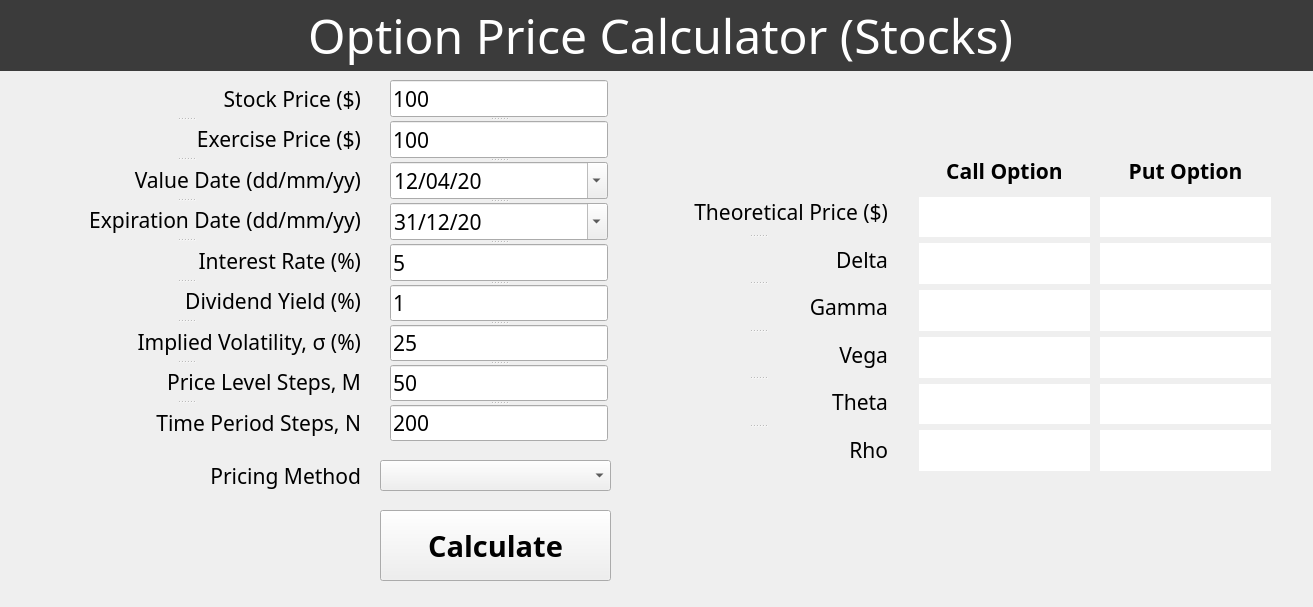
<?xml version="1.0" encoding="UTF-8"?>
<ui version="4.0">
 <class>MainWindow</class>
 <widget class="QMainWindow" name="MainWindow">
  <property name="geometry">
   <rect>
    <x>0</x>
    <y>0</y>
    <width>1313</width>
    <height>607</height>
   </rect>
  </property>
  <property name="windowTitle">
   <string>MainWindow</string>
  </property>
  <widget class="QWidget" name="centralwidget">
   <widget class="QLabel" name="label_title">
    <property name="geometry">
     <rect>
      <x>0</x>
      <y>0</y>
      <width>1321</width>
      <height>71</height>
     </rect>
    </property>
    <property name="font">
     <font>
      <family>Rockwell</family>
      <pointsize>36</pointsize>
      <weight>50</weight>
      <bold>false</bold>
     </font>
    </property>
    <property name="autoFillBackground">
     <bool>false</bool>
    </property>
    <property name="styleSheet">
     <string notr="true">background-color: rgb(59, 59, 59);
color: rgb(255, 255, 255);</string>
    </property>
    <property name="text">
     <string>Option Price Calculator (Stocks)</string>
    </property>
    <property name="alignment">
     <set>Qt::AlignCenter</set>
    </property>
   </widget>
   <widget class="QPushButton" name="pushButton_calculate">
    <property name="geometry">
     <rect>
      <x>380</x>
      <y>510</y>
      <width>231</width>
      <height>71</height>
     </rect>
    </property>
    <property name="font">
     <font>
      <family>Bahnschrift</family>
      <pointsize>22</pointsize>
      <weight>75</weight>
      <bold>true</bold>
     </font>
    </property>
    <property name="text">
     <string>Calculate</string>
    </property>
   </widget>
   <widget class="QComboBox" name="comboBox_method">
    <property name="geometry">
     <rect>
      <x>380</x>
      <y>460</y>
      <width>231</width>
      <height>31</height>
     </rect>
    </property>
    <property name="font">
     <font>
      <family>Bahnschrift</family>
      <pointsize>18</pointsize>
     </font>
    </property>
   </widget>
   <widget class="QLabel" name="label_method">
    <property name="geometry">
     <rect>
      <x>120</x>
      <y>460</y>
      <width>241</width>
      <height>31</height>
     </rect>
    </property>
    <property name="font">
     <font>
      <family>Bahnschrift</family>
      <pointsize>16</pointsize>
      <weight>50</weight>
      <bold>false</bold>
     </font>
    </property>
    <property name="text">
     <string>Pricing Method</string>
    </property>
    <property name="alignment">
     <set>Qt::AlignRight|Qt::AlignTrailing|Qt::AlignVCenter</set>
    </property>
   </widget>
   <widget class="QWidget" name="verticalLayoutWidget_2">
    <property name="geometry">
     <rect>
      <x>919</x>
      <y>150</y>
      <width>171</width>
      <height>321</height>
     </rect>
    </property>
    <layout class="QVBoxLayout" name="verticalLayout_3">
     <item>
      <widget class="QLabel" name="label_12">
       <property name="enabled">
        <bool>true</bool>
       </property>
       <property name="font">
        <font>
         <family>Bahnschrift</family>
         <pointsize>16</pointsize>
         <weight>75</weight>
         <bold>true</bold>
        </font>
       </property>
       <property name="text">
        <string>Call Option</string>
       </property>
       <property name="alignment">
        <set>Qt::AlignCenter</set>
       </property>
      </widget>
     </item>
     <item>
      <widget class="QLabel" name="label_call">
       <property name="font">
        <font>
         <family>Bahnschrift</family>
         <pointsize>16</pointsize>
        </font>
       </property>
       <property name="styleSheet">
        <string notr="true">background-color: rgb(255, 255, 255);</string>
       </property>
       <property name="text">
        <string/>
       </property>
      </widget>
     </item>
     <item>
      <widget class="QLabel" name="label_call_d">
       <property name="font">
        <font>
         <family>Bahnschrift</family>
         <pointsize>16</pointsize>
        </font>
       </property>
       <property name="styleSheet">
        <string notr="true">background-color: rgb(255, 255, 255);</string>
       </property>
       <property name="text">
        <string/>
       </property>
      </widget>
     </item>
     <item>
      <widget class="QLabel" name="label_call_g">
       <property name="font">
        <font>
         <family>Bahnschrift</family>
         <pointsize>16</pointsize>
        </font>
       </property>
       <property name="styleSheet">
        <string notr="true">background-color: rgb(255, 255, 255);</string>
       </property>
       <property name="text">
        <string/>
       </property>
      </widget>
     </item>
     <item>
      <widget class="QLabel" name="label_call_v">
       <property name="font">
        <font>
         <family>Bahnschrift</family>
         <pointsize>16</pointsize>
        </font>
       </property>
       <property name="styleSheet">
        <string notr="true">background-color: rgb(255, 255, 255);</string>
       </property>
       <property name="text">
        <string/>
       </property>
      </widget>
     </item>
     <item>
      <widget class="QLabel" name="label_call_t">
       <property name="font">
        <font>
         <family>Bahnschrift</family>
         <pointsize>16</pointsize>
        </font>
       </property>
       <property name="styleSheet">
        <string notr="true">background-color: rgb(255, 255, 255);</string>
       </property>
       <property name="text">
        <string/>
       </property>
      </widget>
     </item>
     <item>
      <widget class="QLabel" name="label_call_r">
       <property name="font">
        <font>
         <family>Bahnschrift</family>
         <pointsize>16</pointsize>
        </font>
       </property>
       <property name="styleSheet">
        <string notr="true">background-color: rgb(255, 255, 255);</string>
       </property>
       <property name="text">
        <string/>
       </property>
      </widget>
     </item>
    </layout>
   </widget>
   <widget class="QWidget" name="verticalLayoutWidget_3">
    <property name="geometry">
     <rect>
      <x>1100</x>
      <y>150</y>
      <width>171</width>
      <height>321</height>
     </rect>
    </property>
    <layout class="QVBoxLayout" name="verticalLayout_4">
     <item>
      <widget class="QLabel" name="label_18">
       <property name="enabled">
        <bool>true</bool>
       </property>
       <property name="font">
        <font>
         <family>Bahnschrift</family>
         <pointsize>16</pointsize>
         <weight>75</weight>
         <bold>true</bold>
        </font>
       </property>
       <property name="text">
        <string>Put Option</string>
       </property>
       <property name="alignment">
        <set>Qt::AlignCenter</set>
       </property>
      </widget>
     </item>
     <item>
      <widget class="QLabel" name="label_put">
       <property name="font">
        <font>
         <family>Bahnschrift</family>
         <pointsize>16</pointsize>
        </font>
       </property>
       <property name="styleSheet">
        <string notr="true">background-color: rgb(255, 255, 255);</string>
       </property>
       <property name="text">
        <string/>
       </property>
      </widget>
     </item>
     <item>
      <widget class="QLabel" name="label_put_d">
       <property name="font">
        <font>
         <family>Bahnschrift</family>
         <pointsize>16</pointsize>
        </font>
       </property>
       <property name="styleSheet">
        <string notr="true">background-color: rgb(255, 255, 255);</string>
       </property>
       <property name="text">
        <string/>
       </property>
      </widget>
     </item>
     <item>
      <widget class="QLabel" name="label_put_g">
       <property name="font">
        <font>
         <family>Bahnschrift</family>
         <pointsize>16</pointsize>
        </font>
       </property>
       <property name="styleSheet">
        <string notr="true">background-color: rgb(255, 255, 255);</string>
       </property>
       <property name="text">
        <string/>
       </property>
      </widget>
     </item>
     <item>
      <widget class="QLabel" name="label_put_v">
       <property name="font">
        <font>
         <family>Bahnschrift</family>
         <pointsize>16</pointsize>
        </font>
       </property>
       <property name="styleSheet">
        <string notr="true">background-color: rgb(255, 255, 255);</string>
       </property>
       <property name="text">
        <string/>
       </property>
      </widget>
     </item>
     <item>
      <widget class="QLabel" name="label_put_t">
       <property name="font">
        <font>
         <family>Bahnschrift</family>
         <pointsize>16</pointsize>
        </font>
       </property>
       <property name="styleSheet">
        <string notr="true">background-color: rgb(255, 255, 255);</string>
       </property>
       <property name="text">
        <string/>
       </property>
      </widget>
     </item>
     <item>
      <widget class="QLabel" name="label_put_r">
       <property name="font">
        <font>
         <family>Bahnschrift</family>
         <pointsize>16</pointsize>
        </font>
       </property>
       <property name="styleSheet">
        <string notr="true">background-color: rgb(255, 255, 255);</string>
       </property>
       <property name="text">
        <string/>
       </property>
      </widget>
     </item>
    </layout>
   </widget>
   <widget class="QSplitter" name="splitter_5">
    <property name="geometry">
     <rect>
      <x>627</x>
      <y>190</y>
      <width>261</width>
      <height>281</height>
     </rect>
    </property>
    <property name="orientation">
     <enum>Qt::Vertical</enum>
    </property>
    <widget class="QLabel" name="label_8">
     <property name="minimumSize">
      <size>
       <width>41</width>
       <height>0</height>
      </size>
     </property>
     <property name="font">
      <font>
       <family>Bahnschrift</family>
       <pointsize>16</pointsize>
       <weight>50</weight>
       <bold>false</bold>
      </font>
     </property>
     <property name="text">
      <string>Theoretical Price ($)</string>
     </property>
     <property name="scaledContents">
      <bool>false</bool>
     </property>
     <property name="alignment">
      <set>Qt::AlignRight|Qt::AlignTrailing|Qt::AlignVCenter</set>
     </property>
    </widget>
    <widget class="QLabel" name="label_13">
     <property name="minimumSize">
      <size>
       <width>41</width>
       <height>0</height>
      </size>
     </property>
     <property name="font">
      <font>
       <family>Bahnschrift</family>
       <pointsize>16</pointsize>
       <weight>50</weight>
       <bold>false</bold>
      </font>
     </property>
     <property name="text">
      <string>Delta</string>
     </property>
     <property name="scaledContents">
      <bool>false</bool>
     </property>
     <property name="alignment">
      <set>Qt::AlignRight|Qt::AlignTrailing|Qt::AlignVCenter</set>
     </property>
    </widget>
    <widget class="QLabel" name="label_14">
     <property name="minimumSize">
      <size>
       <width>41</width>
       <height>0</height>
      </size>
     </property>
     <property name="font">
      <font>
       <family>Bahnschrift</family>
       <pointsize>16</pointsize>
       <weight>50</weight>
       <bold>false</bold>
      </font>
     </property>
     <property name="text">
      <string>Gamma</string>
     </property>
     <property name="scaledContents">
      <bool>false</bool>
     </property>
     <property name="alignment">
      <set>Qt::AlignRight|Qt::AlignTrailing|Qt::AlignVCenter</set>
     </property>
    </widget>
    <widget class="QLabel" name="label_16">
     <property name="minimumSize">
      <size>
       <width>41</width>
       <height>0</height>
      </size>
     </property>
     <property name="font">
      <font>
       <family>Bahnschrift</family>
       <pointsize>16</pointsize>
       <weight>50</weight>
       <bold>false</bold>
      </font>
     </property>
     <property name="text">
      <string>Vega</string>
     </property>
     <property name="scaledContents">
      <bool>false</bool>
     </property>
     <property name="alignment">
      <set>Qt::AlignRight|Qt::AlignTrailing|Qt::AlignVCenter</set>
     </property>
    </widget>
    <widget class="QLabel" name="label_15">
     <property name="minimumSize">
      <size>
       <width>41</width>
       <height>0</height>
      </size>
     </property>
     <property name="font">
      <font>
       <family>Bahnschrift</family>
       <pointsize>16</pointsize>
       <weight>50</weight>
       <bold>false</bold>
      </font>
     </property>
     <property name="text">
      <string>Theta</string>
     </property>
     <property name="scaledContents">
      <bool>false</bool>
     </property>
     <property name="alignment">
      <set>Qt::AlignRight|Qt::AlignTrailing|Qt::AlignVCenter</set>
     </property>
    </widget>
    <widget class="QLabel" name="label_17">
     <property name="minimumSize">
      <size>
       <width>41</width>
       <height>0</height>
      </size>
     </property>
     <property name="font">
      <font>
       <family>Bahnschrift</family>
       <pointsize>16</pointsize>
       <weight>50</weight>
       <bold>false</bold>
      </font>
     </property>
     <property name="text">
      <string>Rho</string>
     </property>
     <property name="scaledContents">
      <bool>false</bool>
     </property>
     <property name="alignment">
      <set>Qt::AlignRight|Qt::AlignTrailing|Qt::AlignVCenter</set>
     </property>
    </widget>
   </widget>
   <widget class="QSplitter" name="splitter_2">
    <property name="geometry">
     <rect>
      <x>10</x>
      <y>80</y>
      <width>351</width>
      <height>361</height>
     </rect>
    </property>
    <property name="orientation">
     <enum>Qt::Vertical</enum>
    </property>
    <widget class="QLabel" name="label_2">
     <property name="minimumSize">
      <size>
       <width>41</width>
       <height>0</height>
      </size>
     </property>
     <property name="font">
      <font>
       <family>Bahnschrift</family>
       <pointsize>16</pointsize>
       <weight>50</weight>
       <bold>false</bold>
      </font>
     </property>
     <property name="text">
      <string>Stock Price ($)</string>
     </property>
     <property name="scaledContents">
      <bool>false</bool>
     </property>
     <property name="alignment">
      <set>Qt::AlignRight|Qt::AlignTrailing|Qt::AlignVCenter</set>
     </property>
    </widget>
    <widget class="QLabel" name="label_3">
     <property name="font">
      <font>
       <family>Bahnschrift</family>
       <pointsize>16</pointsize>
       <weight>50</weight>
       <bold>false</bold>
      </font>
     </property>
     <property name="text">
      <string>Exercise Price ($)</string>
     </property>
     <property name="scaledContents">
      <bool>false</bool>
     </property>
     <property name="alignment">
      <set>Qt::AlignRight|Qt::AlignTrailing|Qt::AlignVCenter</set>
     </property>
    </widget>
    <widget class="QLabel" name="label_4">
     <property name="font">
      <font>
       <family>Bahnschrift</family>
       <pointsize>16</pointsize>
       <weight>50</weight>
       <bold>false</bold>
      </font>
     </property>
     <property name="text">
      <string>Value Date (dd/mm/yy)</string>
     </property>
     <property name="scaledContents">
      <bool>false</bool>
     </property>
     <property name="alignment">
      <set>Qt::AlignRight|Qt::AlignTrailing|Qt::AlignVCenter</set>
     </property>
    </widget>
    <widget class="QLabel" name="label_11">
     <property name="font">
      <font>
       <family>Bahnschrift</family>
       <pointsize>16</pointsize>
       <weight>50</weight>
       <bold>false</bold>
      </font>
     </property>
     <property name="text">
      <string>Expiration Date (dd/mm/yy)</string>
     </property>
     <property name="scaledContents">
      <bool>false</bool>
     </property>
     <property name="alignment">
      <set>Qt::AlignRight|Qt::AlignTrailing|Qt::AlignVCenter</set>
     </property>
    </widget>
    <widget class="QLabel" name="label_5">
     <property name="font">
      <font>
       <family>Bahnschrift</family>
       <pointsize>16</pointsize>
       <weight>50</weight>
       <bold>false</bold>
      </font>
     </property>
     <property name="text">
      <string>Interest Rate (%)</string>
     </property>
     <property name="scaledContents">
      <bool>false</bool>
     </property>
     <property name="alignment">
      <set>Qt::AlignRight|Qt::AlignTrailing|Qt::AlignVCenter</set>
     </property>
    </widget>
    <widget class="QLabel" name="label_6">
     <property name="font">
      <font>
       <family>Bahnschrift</family>
       <pointsize>16</pointsize>
       <weight>50</weight>
       <bold>false</bold>
      </font>
     </property>
     <property name="text">
      <string>Dividend Yield (%)</string>
     </property>
     <property name="scaledContents">
      <bool>false</bool>
     </property>
     <property name="alignment">
      <set>Qt::AlignRight|Qt::AlignTrailing|Qt::AlignVCenter</set>
     </property>
    </widget>
    <widget class="QLabel" name="label_7">
     <property name="font">
      <font>
       <family>Bahnschrift</family>
       <pointsize>16</pointsize>
       <weight>50</weight>
       <bold>false</bold>
      </font>
     </property>
     <property name="text">
      <string>Implied Volatility, σ (%)</string>
     </property>
     <property name="scaledContents">
      <bool>false</bool>
     </property>
     <property name="alignment">
      <set>Qt::AlignRight|Qt::AlignTrailing|Qt::AlignVCenter</set>
     </property>
    </widget>
    <widget class="QLabel" name="label_9">
     <property name="font">
      <font>
       <family>Bahnschrift</family>
       <pointsize>16</pointsize>
       <weight>50</weight>
       <bold>false</bold>
      </font>
     </property>
     <property name="text">
      <string>Price Level Steps, M</string>
     </property>
     <property name="scaledContents">
      <bool>false</bool>
     </property>
     <property name="alignment">
      <set>Qt::AlignRight|Qt::AlignTrailing|Qt::AlignVCenter</set>
     </property>
    </widget>
    <widget class="QLabel" name="label_10">
     <property name="font">
      <font>
       <family>Bahnschrift</family>
       <pointsize>16</pointsize>
       <weight>50</weight>
       <bold>false</bold>
      </font>
     </property>
     <property name="text">
      <string>Time Period Steps, N</string>
     </property>
     <property name="scaledContents">
      <bool>false</bool>
     </property>
     <property name="alignment">
      <set>Qt::AlignRight|Qt::AlignTrailing|Qt::AlignVCenter</set>
     </property>
    </widget>
   </widget>
   <widget class="QSplitter" name="splitter">
    <property name="geometry">
     <rect>
      <x>390</x>
      <y>80</y>
      <width>218</width>
      <height>361</height>
     </rect>
    </property>
    <property name="orientation">
     <enum>Qt::Vertical</enum>
    </property>
    <widget class="QLineEdit" name="lineEdit_S">
     <property name="font">
      <font>
       <family>Bahnschrift</family>
       <pointsize>16</pointsize>
      </font>
     </property>
     <property name="text">
      <string>100</string>
     </property>
    </widget>
    <widget class="QLineEdit" name="lineEdit_K">
     <property name="font">
      <font>
       <family>Bahnschrift</family>
       <pointsize>16</pointsize>
      </font>
     </property>
     <property name="text">
      <string>100</string>
     </property>
    </widget>
    <widget class="QDateEdit" name="dateEdit_Value">
     <property name="font">
      <font>
       <family>Bahnschrift</family>
       <pointsize>16</pointsize>
      </font>
     </property>
     <property name="dateTime">
      <datetime>
       <hour>0</hour>
       <minute>0</minute>
       <second>0</second>
       <year>2020</year>
       <month>4</month>
       <day>12</day>
      </datetime>
     </property>
     <property name="displayFormat">
      <string>dd/MM/yy</string>
     </property>
     <property name="calendarPopup">
      <bool>true</bool>
     </property>
    </widget>
    <widget class="QDateEdit" name="dateEdit_Expiration">
     <property name="font">
      <font>
       <family>Bahnschrift</family>
       <pointsize>16</pointsize>
      </font>
     </property>
     <property name="dateTime">
      <datetime>
       <hour>0</hour>
       <minute>0</minute>
       <second>0</second>
       <year>2020</year>
       <month>12</month>
       <day>31</day>
      </datetime>
     </property>
     <property name="displayFormat">
      <string>dd/MM/yy</string>
     </property>
     <property name="calendarPopup">
      <bool>true</bool>
     </property>
    </widget>
    <widget class="QLineEdit" name="lineEdit_r">
     <property name="font">
      <font>
       <family>Bahnschrift</family>
       <pointsize>16</pointsize>
      </font>
     </property>
     <property name="text">
      <string>5</string>
     </property>
    </widget>
    <widget class="QLineEdit" name="lineEdit_q">
     <property name="font">
      <font>
       <family>Bahnschrift</family>
       <pointsize>16</pointsize>
      </font>
     </property>
     <property name="text">
      <string>1</string>
     </property>
    </widget>
    <widget class="QLineEdit" name="lineEdit_sigma">
     <property name="font">
      <font>
       <family>Bahnschrift</family>
       <pointsize>16</pointsize>
      </font>
     </property>
     <property name="text">
      <string>25</string>
     </property>
    </widget>
    <widget class="QLineEdit" name="lineEdit_M">
     <property name="font">
      <font>
       <family>Bahnschrift</family>
       <pointsize>16</pointsize>
      </font>
     </property>
     <property name="text">
      <string>50</string>
     </property>
    </widget>
    <widget class="QLineEdit" name="lineEdit_N">
     <property name="font">
      <font>
       <family>Bahnschrift</family>
       <pointsize>16</pointsize>
      </font>
     </property>
     <property name="text">
      <string>200</string>
     </property>
    </widget>
   </widget>
  </widget>
 </widget>
 <resources/>
 <connections/>
</ui>
